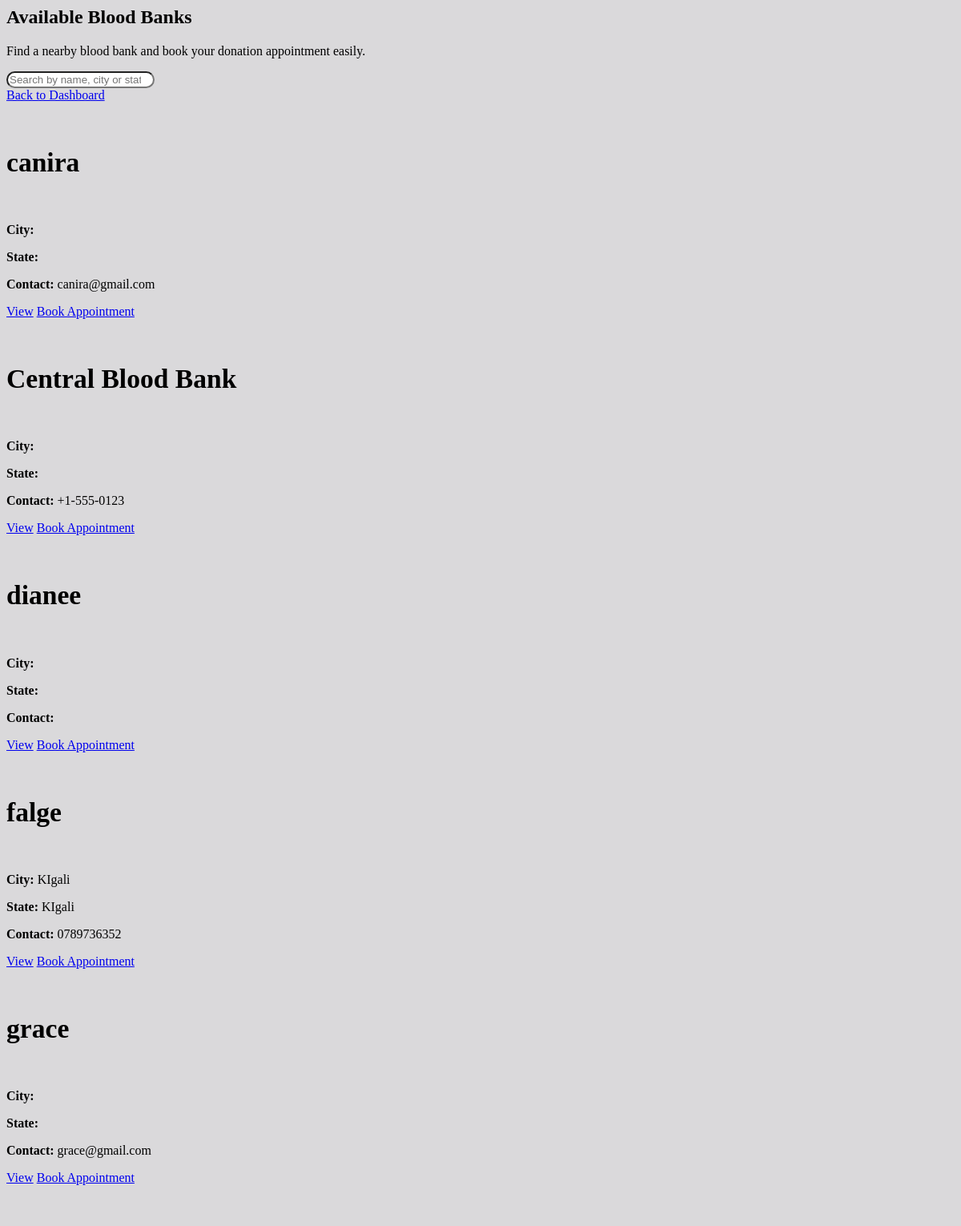
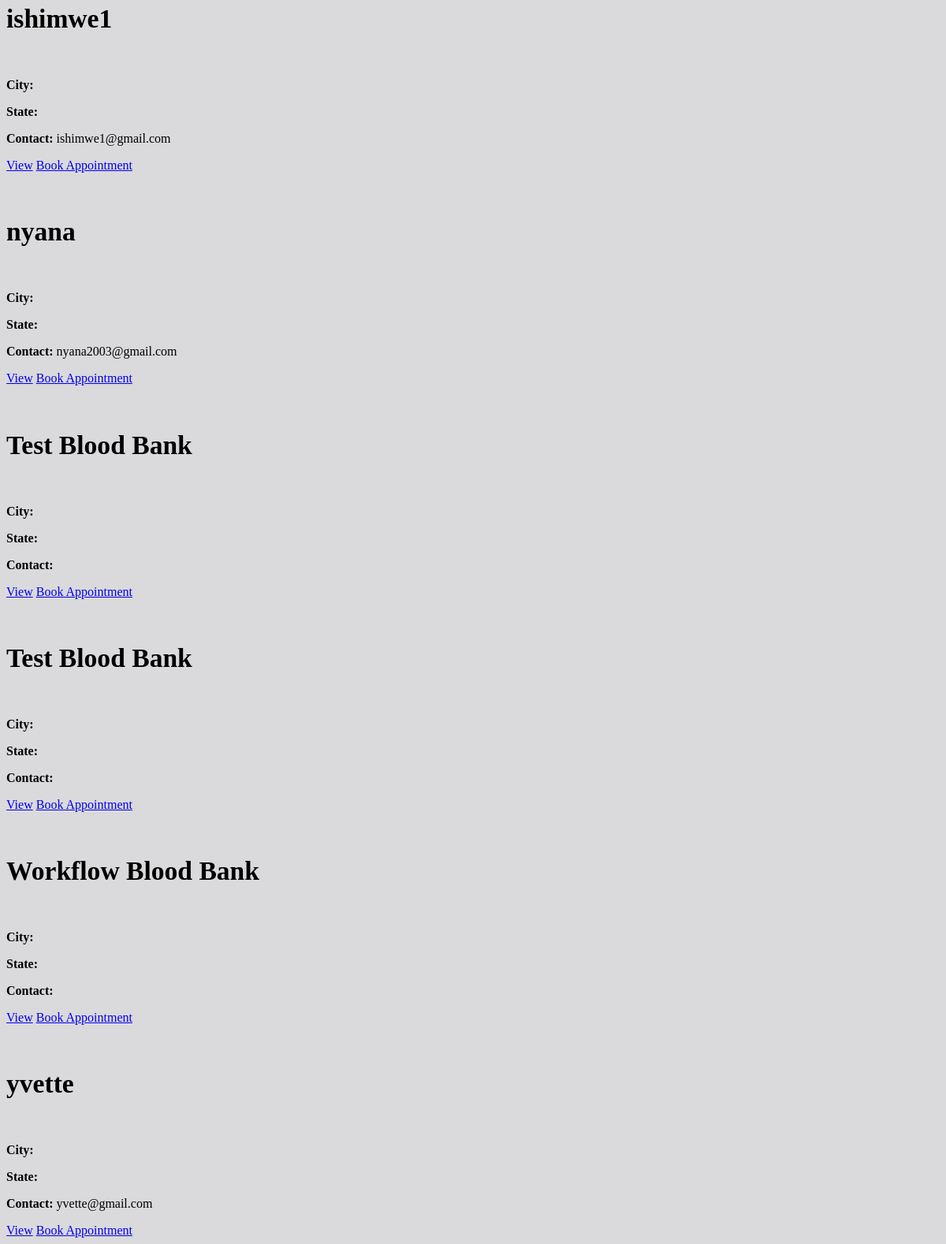
The page /donor/bloodbanks.php (signed in) on the database its author committed (2 pictures, top to bottom).
### tables this page shows
CREATE TABLE `blood_banks` (
  `id` int(11) NOT NULL,
  `user_id` int(11) NOT NULL,
  `name` varchar(100) NOT NULL,
  `license_number` varchar(50) NOT NULL,
  `address` text NOT NULL,
  `city` varchar(50) NOT NULL,
  `state` varchar(50) NOT NULL,
  `postal_code` varchar(20) NOT NULL,
  `phone` varchar(20) NOT NULL,
  `email` varchar(100) NOT NULL,
  `established_date` date NOT NULL,
  `contact_phone` varchar(20) DEFAULT NULL,
  `rating` decimal(2,1) DEFAULT 4.0,
  `contact_email` varchar(100) DEFAULT NULL
);

### donor/bloodbanks.php (the view, shortened to what this page needs)
<?php
require_once '../includes/functions.php';
?>
<div class="container py-5">
  <div class="d-flex flex-column flex-md-row justify-content-between align-items-start align-items-md-center mb-4 gap-3">
    <div>
      <h2 class="text-danger fw-bold">Available Blood Banks</h2>
      <p class="text-muted small mb-0">Find a nearby blood bank and book your donation appointment easily.</p>
    </div>
    <div class="d-flex gap-2 align-items-center flex-wrap">
      <div class="input-group" style="min-width: 250px;">
        <input id="bankSearch" type="search" class="form-control form-control-sm border-start-0" placeholder="Search by name, city or state">
      </div>
      <a href="index.php" class="btn btn-outline-secondary btn-sm">Back to Dashboard</a>
    </div>
  </div>
  <div class="row g-4" id="banksList">
    <?php
    $banks = $conn->query("SELECT * FROM blood_banks ORDER BY name");
    if ($banks && $banks->num_rows > 0):
        while($row = $banks->fetch_assoc()): ?>
        <div class="col-lg-4 col-md-6 bank-card">
          <div class="card h-100 shadow-sm border-0 rounded-4">
            <div class="card-body d-flex flex-column">
              <h5 class="card-title text-danger fw-semibold"><?php echo htmlspecialchars($row['name']); ?></h5>
              <p class="mb-1"><i class="fas fa-city me-1 text-muted"></i><strong>City:</strong> <?php echo htmlspecialchars($row['city']); ?></p>
              <p class="mb-1"><i class="fas fa-map-marker-alt me-1 text-muted"></i><strong>State:</strong> <?php echo htmlspecialchars($row['state']); ?></p>
              <p class="mb-2 text-muted small"><i class="fas fa-envelope me-1"></i><strong>Contact:</strong> <?php echo htmlspecialchars($row['contact_email'] ?? $row['phone'] ?? '—'); ?></p>
              <div class="mt-auto d-flex gap-2">
                <a href="view_bloodbank.php?id=<?php echo $row['id']; ?>" class="btn btn-sm btn-outline-primary flex-fill">View</a>
                <a href="book_appointment.php?blood_bank_id=<?php echo $row['id']; ?>" class="btn btn-sm btn-primary flex-fill">Book Appointment</a>
              </div>
            </div>
          </div>
        </div>
    <?php endwhile; else: ?>
      <div class="col-12 text-center">
        <div class="alert alert-warning">No blood banks found.</div>
      </div>
    <?php endif; ?>
  </div>
</div>
<?php require_once '../includes/donor_footer.php'; ?>

### donor/bloodbanks.php (style rules this page uses)
.card-title { font-size: 2.1rem; }
.bank-card { transition: transform .2s, box-shadow .2s; cursor: pointer; background: #dad9dbff; }
.input-group .form-control { border-radius: 50px; }

### rows shown on the page
blood_banks: name "canira", contact_email "canira@gmail.com"
blood_banks: name "Central Blood Bank", phone "+1-555-0123"
blood_banks: name "dianee"
blood_banks: name "falge", city "KIgali", state "KIgali", phone "0789736352"
blood_banks: name "grace", contact_email "grace@gmail.com"
blood_banks: name "ishimwe1", contact_email "ishimwe1@gmail.com"
blood_banks: name "nyana", contact_email "nyana2003@gmail.com"
blood_banks: name "Test Blood Bank"
blood_banks: name "Test Blood Bank"
blood_banks: name "Workflow Blood Bank"
blood_banks: name "yvette", contact_email "yvette@gmail.com"
